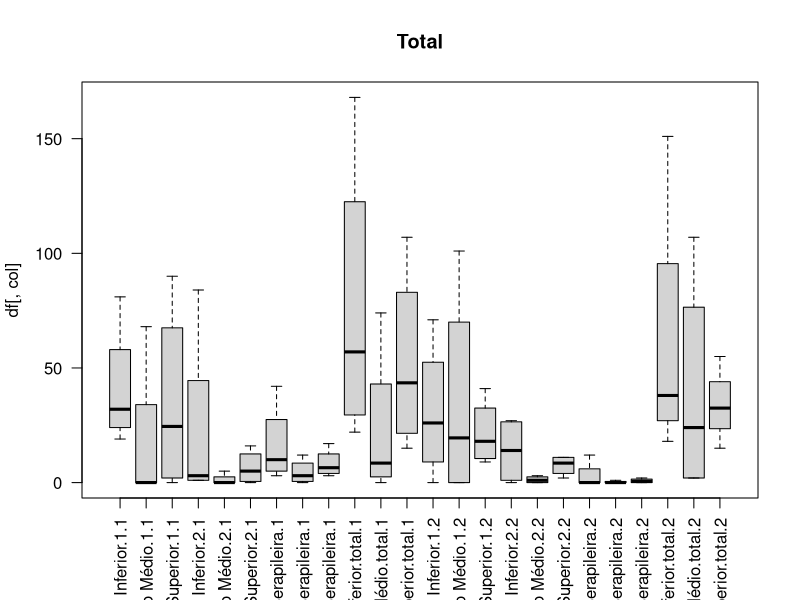
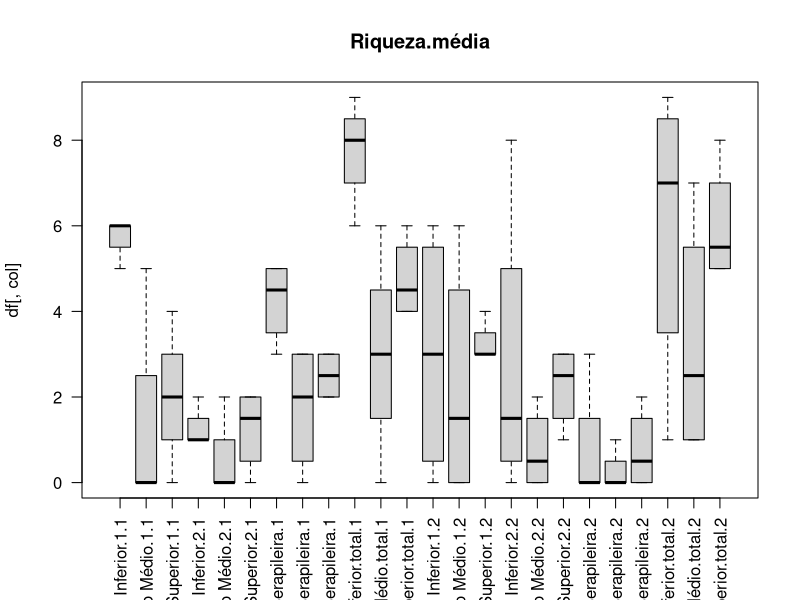
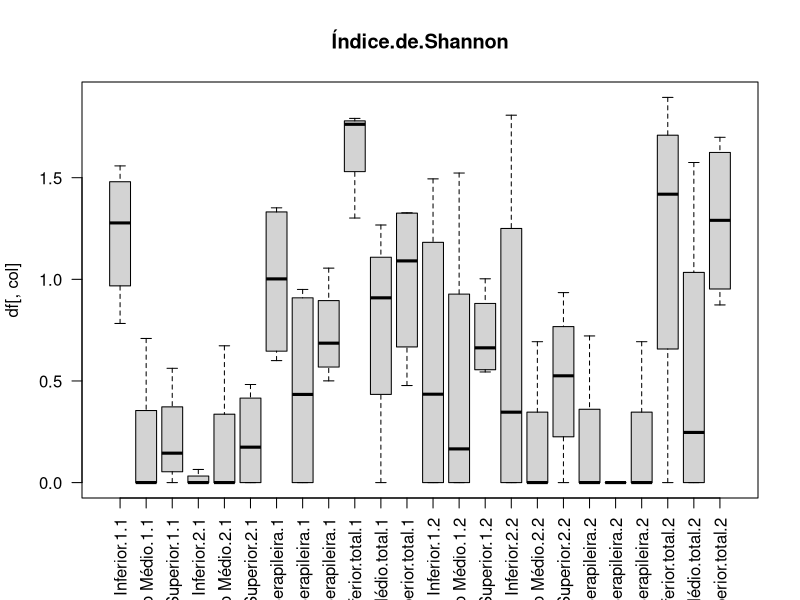
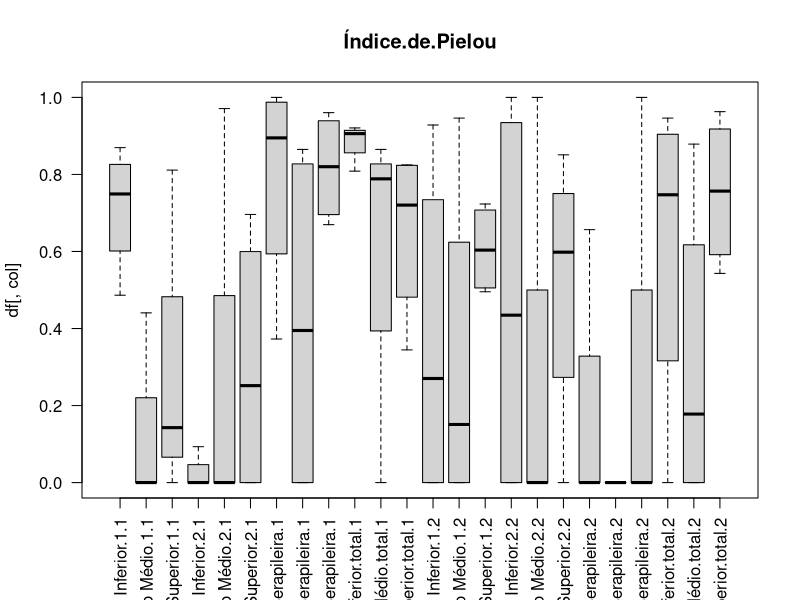
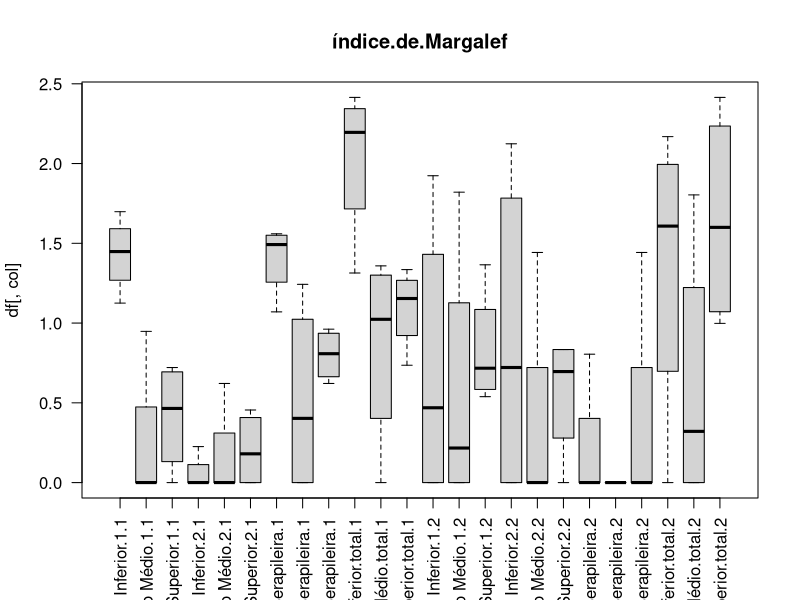

Reproduce these figures in R, in order.
setwd("/home/uff/Área de Trabalho/arquivos/lorena/dados_fauna")

df <- read.csv("dados_fauna.txt", h=T, sep="\t")
head(df)

df<-df[,c(1,3,4,21,22,23,24,25)]
head(df)

for (col in 4:ncol(df)) {
  print(paste(names(df)[col]))
  print(shapiro.test(df[,col]))
}

for (col in 4:ncol(df)) {
  boxplot(df[,col] ~ df[,"Áreas"] * df[,"Prof"] * df[,"Coleta"], las=2, xlab="", main=paste(names(df)[col]))
  print(paste(names(df)[col]))
  print(kruskal.test(df[,col]~df[,"Áreas"]))
  print(kruskal.test(df[,col]~df[,"Prof"]))
  print(kruskal.test(df[,col]~df[,"Coleta"]))
  #print(wilcox.test(df[,col]~df[,"Prof"]))
  print(wilcox.test(df[,col]~df[,"Coleta"]))
  }
